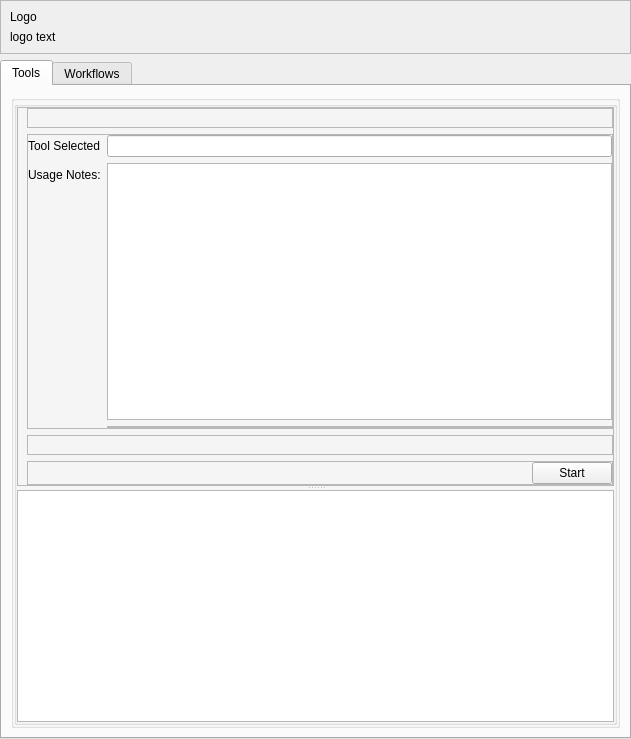
<?xml version="1.0" encoding="UTF-8"?>
<ui version="4.0">
 <class>MainWindow</class>
 <widget class="QMainWindow" name="MainWindow">
  <property name="geometry">
   <rect>
    <x>0</x>
    <y>0</y>
    <width>631</width>
    <height>739</height>
   </rect>
  </property>
  <property name="minimumSize">
   <size>
    <width>300</width>
    <height>500</height>
   </size>
  </property>
  <property name="windowTitle">
   <string>MainWindow</string>
  </property>
  <widget class="QWidget" name="centralwidget">
   <layout class="QVBoxLayout" name="verticalLayout_3">
    <property name="leftMargin">
     <number>0</number>
    </property>
    <property name="topMargin">
     <number>0</number>
    </property>
    <property name="rightMargin">
     <number>0</number>
    </property>
    <property name="bottomMargin">
     <number>0</number>
    </property>
    <item>
     <widget class="QWidget" name="widget" native="true">
      <layout class="QVBoxLayout" name="verticalLayout_2">
       <property name="leftMargin">
        <number>0</number>
       </property>
       <property name="topMargin">
        <number>0</number>
       </property>
       <property name="rightMargin">
        <number>0</number>
       </property>
       <property name="bottomMargin">
        <number>0</number>
       </property>
       <item>
        <widget class="QFrame" name="frame">
         <property name="frameShape">
          <enum>QFrame::StyledPanel</enum>
         </property>
         <property name="frameShadow">
          <enum>QFrame::Raised</enum>
         </property>
         <layout class="QVBoxLayout" name="verticalLayout">
          <item>
           <widget class="QLabel" name="label">
            <property name="text">
             <string>Logo</string>
            </property>
           </widget>
          </item>
          <item>
           <widget class="QLabel" name="label_2">
            <property name="text">
             <string>logo text</string>
            </property>
           </widget>
          </item>
         </layout>
        </widget>
       </item>
       <item>
        <widget class="QTabWidget" name="tabWidget">
         <property name="currentIndex">
          <number>0</number>
         </property>
         <widget class="QWidget" name="tab_tools">
          <attribute name="title">
           <string>Tools</string>
          </attribute>
          <layout class="QVBoxLayout" name="verticalLayout_6">
           <item>
            <widget class="QGroupBox" name="groupBox_2">
             <property name="title">
              <string/>
             </property>
             <layout class="QVBoxLayout" name="verticalLayout_8">
              <property name="spacing">
               <number>0</number>
              </property>
              <property name="leftMargin">
               <number>0</number>
              </property>
              <property name="topMargin">
               <number>0</number>
              </property>
              <property name="rightMargin">
               <number>0</number>
              </property>
              <property name="bottomMargin">
               <number>0</number>
              </property>
              <item>
               <widget class="QGroupBox" name="groupBox">
                <property name="sizePolicy">
                 <sizepolicy hsizetype="Preferred" vsizetype="Minimum">
                  <horstretch>0</horstretch>
                  <verstretch>0</verstretch>
                 </sizepolicy>
                </property>
                <property name="title">
                 <string/>
                </property>
                <layout class="QVBoxLayout" name="verticalLayout_5">
                 <property name="leftMargin">
                  <number>0</number>
                 </property>
                 <property name="topMargin">
                  <number>0</number>
                 </property>
                 <property name="rightMargin">
                  <number>0</number>
                 </property>
                 <property name="bottomMargin">
                  <number>0</number>
                 </property>
                 <item>
                  <widget class="QSplitter" name="splitter">
                   <property name="orientation">
                    <enum>Qt::Vertical</enum>
                   </property>
                   <property name="childrenCollapsible">
                    <bool>false</bool>
                   </property>
                   <widget class="QFrame" name="frame_script_setup">
                    <property name="sizePolicy">
                     <sizepolicy hsizetype="Preferred" vsizetype="Minimum">
                      <horstretch>0</horstretch>
                      <verstretch>1</verstretch>
                     </sizepolicy>
                    </property>
                    <property name="minimumSize">
                     <size>
                      <width>0</width>
                      <height>200</height>
                     </size>
                    </property>
                    <property name="maximumSize">
                     <size>
                      <width>16777215</width>
                      <height>16777215</height>
                     </size>
                    </property>
                    <property name="frameShape">
                     <enum>QFrame::StyledPanel</enum>
                    </property>
                    <property name="frameShadow">
                     <enum>QFrame::Raised</enum>
                    </property>
                    <layout class="QVBoxLayout" name="verticalLayout_7">
                     <property name="leftMargin">
                      <number>9</number>
                     </property>
                     <property name="topMargin">
                      <number>0</number>
                     </property>
                     <property name="rightMargin">
                      <number>0</number>
                     </property>
                     <property name="bottomMargin">
                      <number>0</number>
                     </property>
                     <item>
                      <widget class="QFrame" name="frame_available_tools">
                       <property name="frameShape">
                        <enum>QFrame::StyledPanel</enum>
                       </property>
                       <property name="frameShadow">
                        <enum>QFrame::Raised</enum>
                       </property>
                       <layout class="QVBoxLayout" name="verticalLayout_4"/>
                      </widget>
                     </item>
                     <item>
                      <widget class="QFrame" name="frame_tool_information">
                       <property name="sizePolicy">
                        <sizepolicy hsizetype="Preferred" vsizetype="Minimum">
                         <horstretch>0</horstretch>
                         <verstretch>2</verstretch>
                        </sizepolicy>
                       </property>
                       <property name="frameShape">
                        <enum>QFrame::StyledPanel</enum>
                       </property>
                       <property name="frameShadow">
                        <enum>QFrame::Raised</enum>
                       </property>
                       <layout class="QFormLayout" name="formLayout">
                        <property name="labelAlignment">
                         <set>Qt::AlignLeading|Qt::AlignLeft|Qt::AlignVCenter</set>
                        </property>
                        <property name="formAlignment">
                         <set>Qt::AlignLeading|Qt::AlignLeft|Qt::AlignTop</set>
                        </property>
                        <property name="horizontalSpacing">
                         <number>6</number>
                        </property>
                        <property name="leftMargin">
                         <number>0</number>
                        </property>
                        <property name="topMargin">
                         <number>0</number>
                        </property>
                        <property name="rightMargin">
                         <number>0</number>
                        </property>
                        <property name="bottomMargin">
                         <number>0</number>
                        </property>
                        <item row="2" column="0">
                         <widget class="QLabel" name="label_3">
                          <property name="text">
                           <string>Tool Selected</string>
                          </property>
                         </widget>
                        </item>
                        <item row="2" column="1">
                         <widget class="QLineEdit" name="lineEdit">
                          <property name="text">
                           <string/>
                          </property>
                          <property name="readOnly">
                           <bool>true</bool>
                          </property>
                         </widget>
                        </item>
                        <item row="3" column="0">
                         <widget class="QLabel" name="label_4">
                          <property name="text">
                           <string>Usage Notes:</string>
                          </property>
                         </widget>
                        </item>
                        <item row="3" column="1">
                         <widget class="QTextEdit" name="textEdit">
                          <property name="sizePolicy">
                           <sizepolicy hsizetype="Expanding" vsizetype="Minimum">
                            <horstretch>0</horstretch>
                            <verstretch>1</verstretch>
                           </sizepolicy>
                          </property>
                          <property name="maximumSize">
                           <size>
                            <width>16777215</width>
                            <height>16777215</height>
                           </size>
                          </property>
                          <property name="readOnly">
                           <bool>true</bool>
                          </property>
                          <property name="html">
                           <string>&lt;!DOCTYPE HTML PUBLIC &quot;-//W3C//DTD HTML 4.0//EN&quot; &quot;http://www.w3.org/TR/REC-html40/strict.dtd&quot;&gt;
&lt;html&gt;&lt;head&gt;&lt;meta name=&quot;qrichtext&quot; content=&quot;1&quot; /&gt;&lt;style type=&quot;text/css&quot;&gt;
p, li { white-space: pre-wrap; }
&lt;/style&gt;&lt;/head&gt;&lt;body style=&quot; font-family:'MS Shell Dlg 2'; font-size:8.25pt; font-weight:400; font-style:normal;&quot;&gt;
&lt;p style=&quot;-qt-paragraph-type:empty; margin-top:0px; margin-bottom:15px; margin-left:0px; margin-right:0px; -qt-block-indent:0; text-indent:0px; background-color:#ffffff;&quot;&gt;&lt;br /&gt;&lt;/p&gt;&lt;/body&gt;&lt;/html&gt;</string>
                          </property>
                          <property name="placeholderText">
                           <string/>
                          </property>
                         </widget>
                        </item>
                        <item row="4" column="1">
                         <widget class="QFrame" name="frame_2">
                          <property name="frameShape">
                           <enum>QFrame::StyledPanel</enum>
                          </property>
                          <property name="frameShadow">
                           <enum>QFrame::Raised</enum>
                          </property>
                          <layout class="QHBoxLayout" name="horizontalLayout">
                           <property name="leftMargin">
                            <number>0</number>
                           </property>
                           <property name="topMargin">
                            <number>0</number>
                           </property>
                           <property name="rightMargin">
                            <number>0</number>
                           </property>
                           <property name="bottomMargin">
                            <number>0</number>
                           </property>
                          </layout>
                         </widget>
                        </item>
                       </layout>
                      </widget>
                     </item>
                     <item>
                      <widget class="QFrame" name="frame_script_options">
                       <property name="frameShape">
                        <enum>QFrame::StyledPanel</enum>
                       </property>
                       <property name="frameShadow">
                        <enum>QFrame::Raised</enum>
                       </property>
                       <layout class="QFormLayout" name="formLayout_3"/>
                      </widget>
                     </item>
                     <item>
                      <widget class="QFrame" name="frame_5">
                       <property name="sizePolicy">
                        <sizepolicy hsizetype="Preferred" vsizetype="Minimum">
                         <horstretch>0</horstretch>
                         <verstretch>0</verstretch>
                        </sizepolicy>
                       </property>
                       <property name="frameShape">
                        <enum>QFrame::StyledPanel</enum>
                       </property>
                       <property name="frameShadow">
                        <enum>QFrame::Raised</enum>
                       </property>
                       <layout class="QHBoxLayout" name="horizontalLayout_2">
                        <property name="leftMargin">
                         <number>0</number>
                        </property>
                        <property name="topMargin">
                         <number>0</number>
                        </property>
                        <property name="rightMargin">
                         <number>0</number>
                        </property>
                        <property name="bottomMargin">
                         <number>0</number>
                        </property>
                        <item>
                         <spacer name="horizontalSpacer">
                          <property name="orientation">
                           <enum>Qt::Horizontal</enum>
                          </property>
                          <property name="sizeHint" stdset="0">
                           <size>
                            <width>506</width>
                            <height>20</height>
                           </size>
                          </property>
                         </spacer>
                        </item>
                        <item>
                         <widget class="QPushButton" name="pushButton_2">
                          <property name="text">
                           <string>Start</string>
                          </property>
                         </widget>
                        </item>
                       </layout>
                      </widget>
                     </item>
                    </layout>
                   </widget>
                   <widget class="QTextBrowser" name="textBrowser_consolue">
                    <property name="sizePolicy">
                     <sizepolicy hsizetype="Expanding" vsizetype="Minimum">
                      <horstretch>0</horstretch>
                      <verstretch>1</verstretch>
                     </sizepolicy>
                    </property>
                    <property name="minimumSize">
                     <size>
                      <width>0</width>
                      <height>50</height>
                     </size>
                    </property>
                    <property name="font">
                     <font>
                      <family>Consolas</family>
                     </font>
                    </property>
                    <property name="autoFormatting">
                     <set>QTextEdit::AutoNone</set>
                    </property>
                    <property name="lineWrapMode">
                     <enum>QTextEdit::NoWrap</enum>
                    </property>
                    <property name="html">
                     <string>&lt;!DOCTYPE HTML PUBLIC &quot;-//W3C//DTD HTML 4.0//EN&quot; &quot;http://www.w3.org/TR/REC-html40/strict.dtd&quot;&gt;
&lt;html&gt;&lt;head&gt;&lt;meta name=&quot;qrichtext&quot; content=&quot;1&quot; /&gt;&lt;style type=&quot;text/css&quot;&gt;
p, li { white-space: pre-wrap; }
&lt;/style&gt;&lt;/head&gt;&lt;body style=&quot; font-family:'Consolas'; font-size:8.25pt; font-weight:400; font-style:normal;&quot;&gt;
&lt;p style=&quot;-qt-paragraph-type:empty; margin-top:0px; margin-bottom:0px; margin-left:0px; margin-right:0px; -qt-block-indent:0; text-indent:0px; font-family:'Open Sans,Arial,sans-serif'; font-size:8pt; color:#000000;&quot;&gt;&lt;br /&gt;&lt;/p&gt;&lt;/body&gt;&lt;/html&gt;</string>
                    </property>
                    <property name="acceptRichText">
                     <bool>false</bool>
                    </property>
                    <property name="placeholderText">
                     <string notr="true"/>
                    </property>
                   </widget>
                  </widget>
                 </item>
                </layout>
               </widget>
              </item>
             </layout>
            </widget>
           </item>
          </layout>
         </widget>
         <widget class="QWidget" name="tab_workflow">
          <attribute name="title">
           <string>Workflows</string>
          </attribute>
         </widget>
        </widget>
       </item>
      </layout>
     </widget>
    </item>
   </layout>
  </widget>
 </widget>
 <tabstops>
  <tabstop>tabWidget</tabstop>
  <tabstop>lineEdit</tabstop>
  <tabstop>textEdit</tabstop>
  <tabstop>pushButton_2</tabstop>
  <tabstop>textBrowser_consolue</tabstop>
 </tabstops>
 <resources/>
 <connections/>
</ui>
